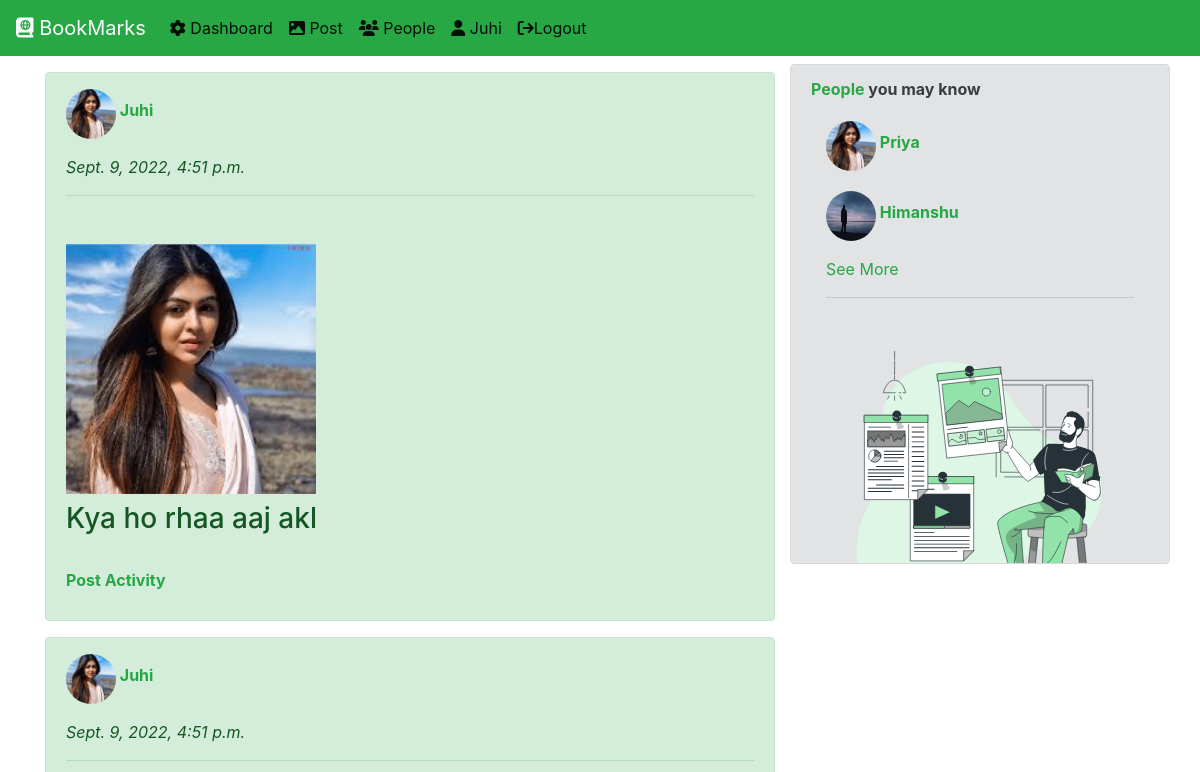
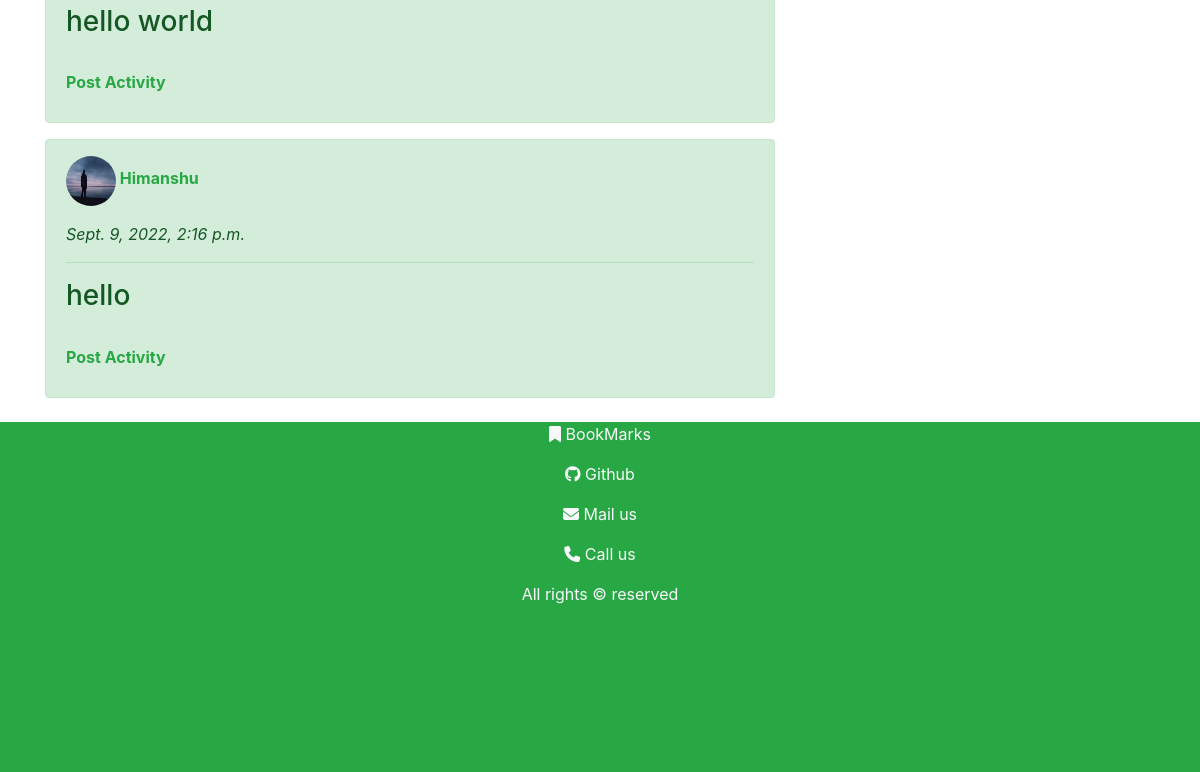
The page / (signed in) on the database as committed earlier (2 pictures, top to bottom).
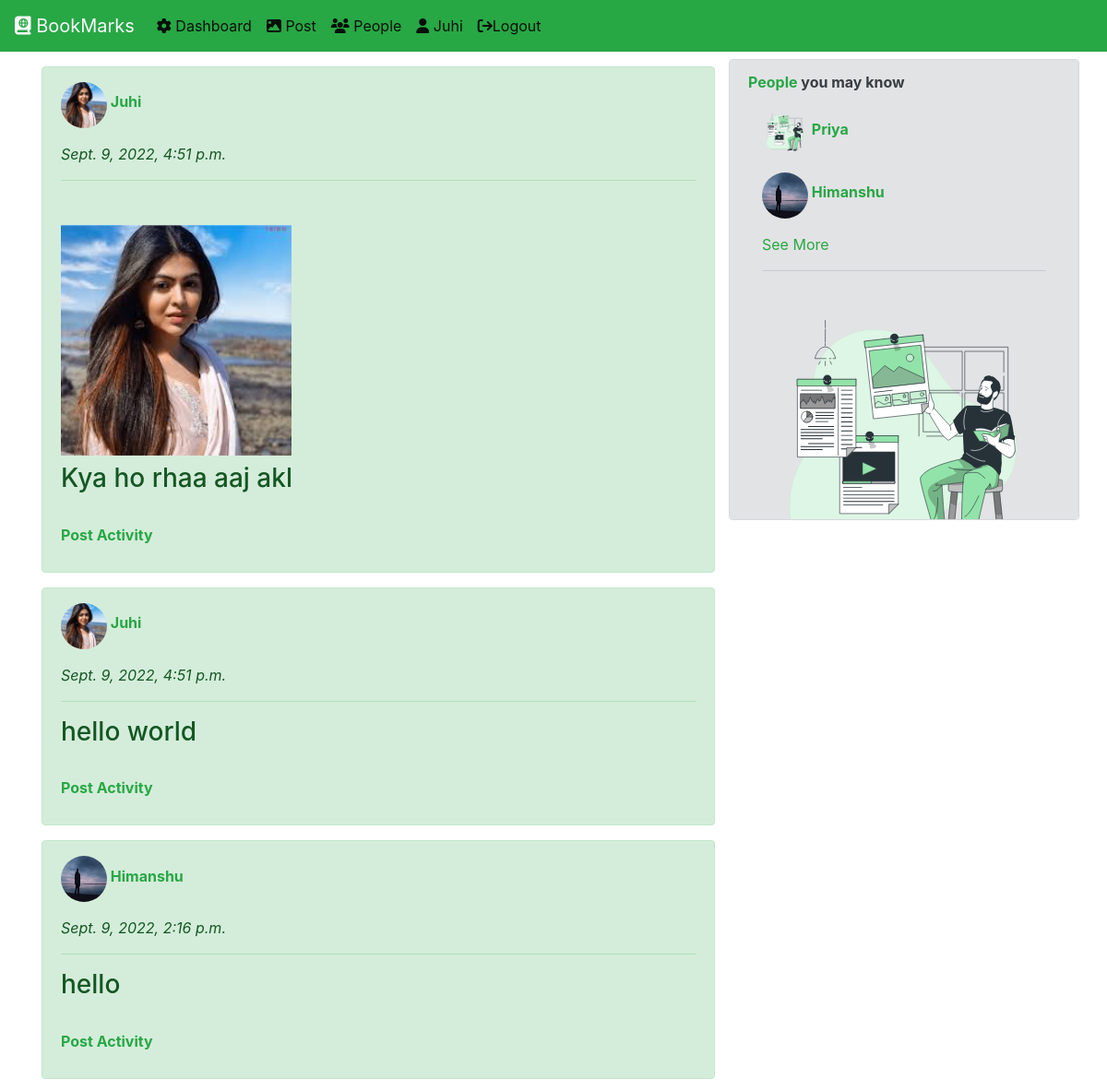
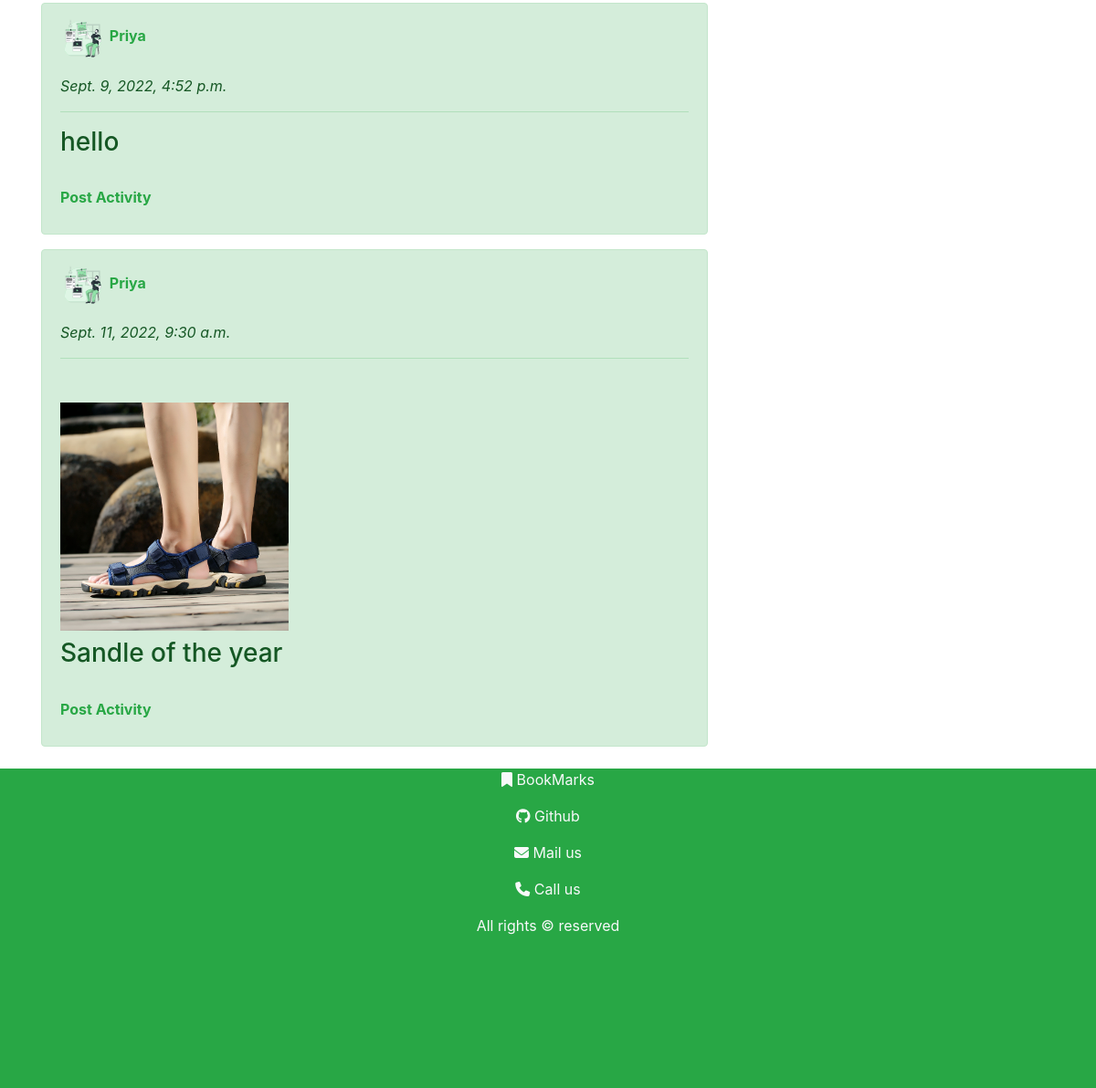
The same page on the database as committed later (2 pictures, top to bottom).
### users/models.py (models this page shows)
class posts(models.Model):
    user = models.ForeignKey(users,on_delete=models.CASCADE)
    postdata = models.TextField(blank=True)
    postimg = models.ImageField(upload_to='postimg/',null=True)
    dateofpost = models.DateTimeField(auto_now_add=True,blank=True)

class users(models.Model):
    GENDER_CHOICES	=	(('male',	'Male'),('female',	'Female'),('transgender',	'Transgender'),)
    name = models.CharField(max_length=250)
    email = models.EmailField(max_length=100,unique=True)
    password = models.CharField(max_length=250)
    address = models.TextField()
    account = models.DateTimeField(default=datetime.datetime.now(), blank=True,null=True)
    gender = models.CharField(max_length=20,choices=GENDER_CHOICES,default='male')
    userimg = models.ImageField(upload_to='userimg/' ,null=True)

### home/templates/home/welcome.html (shortened to what the changed rows need)
{% extends 'core/base.html' %}
{% load static %}
{% block content %}
    <div class="container mt-2">
        <div class="row">
            <div class="col-sm-8">
                {% if upost %}
                {% for i in upost %}
                <div class="container alert alert-success mt-2">
                    <p><b>
                        {% if i.user.userimg != 'False' %}
                        <img src="{{ i.user.userimg.url }}" alt="" class="img-fluid text-center mt-1" style="width: 50px; height: 50px; border-radius: 50%; ">
                        {% else %}
                <img src="{% static 'users/img/bk.svg' %}" alt="" style="width: 50px; height: 50px; border-radius: 50%; ">
                        {% endif %}
                        <a href="{% url 'showprofile' id=i.id %}" class='text-success'>{{i.user.name | capfirst}}</a> </b></p>
                        <em>{{i.dateofpost}}</em>
                        <hr>
                        {% if i.postimg != 'False' %}
                        <br>
                        <img src="{{ i.postimg.url }}" alt="" class="img-fluid text-center mt-2" style="width: 250px; height: 250px; ">
                          {% endif %}
                          <h3 class="display-5 mt-2">{{i.postdata}}</h3>
                          <br>
                          <p><b><a href="{% url 'postact' id=i.id uid=id %}" class="text-success">Post Activity</a></b></p>
                </div>
                {% endfor %}
                {% else %}
                <p class=text-center><b>No Post Yet.</b></p>
                {% endif %}
                {% if total %}
                {% for i in total %}
                {% for j in i %}
                <div class="container alert alert-success mt-2">
                    <p><b>
                        {% if j.user.userimg != 'False' %}
                        <img src="{{ j.user.userimg.url }}" alt="" class="img-fluid text-center mt-1" style="width: 50px; height: 50px; border-radius: 50%; ">
                        {% else %}
                <img src="{% static 'users/img/bk.svg' %}" alt="" style="width: 50px; height: 50px; border-radius: 50%; ">
                        {% endif %}
                        <a href="{% url 'showprofile' id=j.id %}" class='text-success'>{{j.user.name | capfirst}}</a> </b></p>
                        <em>{{j.dateofpost}}</em>
                        <hr>
                        {% if j.postimg != 'False' %}
                        <br>
                        <img src="{{ j.postimg.url }}" alt="" class="img-fluid text-center mt-2" style="width: 250px; height: 250px; ">
                          {% endif %}
                          <h3 class="display-5 mt-2">{{j.postdata}}</h3>
                          <br>
                          <p><b><a href="{% url 'postact' id=j.id uid=j.user.id %}" class="text-success">Post Activity</a></b></p>
                </div>
                {% endfor %}
                {% endfor %}
                {% else %}
                <p><b>Follow to other user to see their posts.</b></p>
                {% endif %}
            </div>
            <div class="col-sm-4 alert alert-secondary" style='height:500px; overflow-y:scroll;'>
                <div class="container mt-2">
                    {% if user %}
                    {% for i in user %}
                   {% if i.id != id %}
                   <p><b>
                    {% if i.userimg != 'False' %}
                    <img src="{{ i.userimg.url }}" alt="" class="img-fluid text-center mt-1" style="width: 50px; height: 50px; border-radius: 50%; ">
                    {% else %}
            <img src="{% static 'users/img/bk.svg' %}" alt="" style="width: 50px; height: 50px; border-radius: 50%; ">
                    {% endif %}
                    <a href="{% url 'showprofile' id=i.id %}" class='text-success'>{{i.name | capfirst}}</a> </b></p>
                   {% endif %}
                    {% endfor %}
                    {% else %}
                    No user Yet
                    {% endif %}
                </div>
            </div>
        </div>
    </div>
{% endblock content %}

Rows that differ between the two databases and show on the page:
now on this page (row unchanged): posts: user.name "Priya", dateofpost "Sept. 9, 2022, 4:52 p.m.", postdata "hello"
added posts: user.name "Priya", dateofpost "Sept. 11, 2022, 9:30 a.m.", postimg (picture), postdata "Sandle of the year"
changed users "Priya": userimg: picture removed
